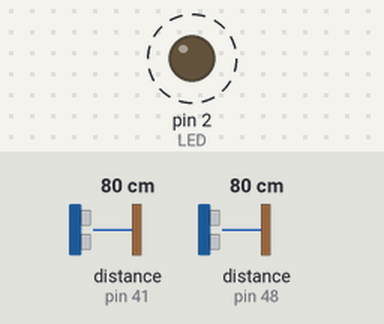
This sketch was run on a simulated Arduino Uno, built with avr-gcc and run on an emulated ATmega328P. Shown: output pins drawn as LEDs (lit = HIGH). Dashed ring = blinking. The inputs (shaded band) are chosen by the test bench; at power-on: distance to the obstacle (sensors on pin 41, pin 48) 80 cm. What the sketch prints to the serial monitor is not drawn.

Above: at 1.2 s.
1.3 s: distance to the obstacle (sensor on pin 41) set to 2 cm
4.3 s: distance to the obstacle (sensor on pin 48) set to 2 cm
7.3 s: distance to the obstacle (sensor on pin 41) set to 18 cm
Timing chart, 0 to 16.3 s (numbered marks = the images above; inputs shaded):
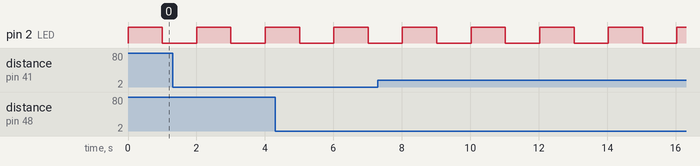

Measured:
- by itself, pin 2 (LED): alternates HIGH for 1.0 s and LOW for 1.0 s

The sketch:

ESP_software.ino
```cpp
/* This example shows how to use continuous mode to take
range measurements with the VL53L0X. It is based on
vl53l0x_ContinuousRanging_Example.c from the VL53L0X API.

The range readings are in units of mm. */

#include <Wire.h>
#include <VL53L0X.h>

#define LED 2

VL53L0X sensor1;
VL53L0X sensor2;
unsigned long t_last_blink = 0;
unsigned long blink_interval = 1000;
unsigned long t_last_scan = 0;
unsigned long scan_interval = 10;

void setup()
{
  pinMode(LED, OUTPUT);
  digitalWrite(LED, HIGH);

  Serial.begin(9600);
  Wire.begin();

  sensor1.setTimeout(500);
  sensor2.setTimeout(500);

  sensor1.setAddress(0x29); // Set the I2C address of sensor 1
  sensor2.setAddress(0x30); // Set the I2C address of sensor 2

  while (!sensor1.init() || !sensor2.init())
  {
    Serial.println("Failed to detect and initialize sensor!");
  }

  // Start continuous back-to-back mode (take readings as
  // fast as possible).  To use continuous timed mode
  // instead, provide a desired inter-measurement period in
  // ms (e.g. sensor.startContinuous(100)).
  sensor1.startContinuous();
  sensor2.startContinuous();
}

void loop()
{
  /*if(millis() - t_last_scan >= scan_interval) {*/
    Serial.print("Distance at sensor 1: ");
    Serial.print(String(sensor1.readRangeContinuousMillimeters()));
    Serial.print(", sensor 2: ");
    Serial.print(String(sensor2.readRangeContinuousMillimeters()));
    if (sensor1.timeoutOccurred()) { Serial.print(" TIMEOUT"); }
    if (sensor2.timeoutOccurred()) { Serial.print(" TIMEOUT"); }
    Serial.println("");

    /*t_last_scan = millis();
  }*/
  if(millis() - t_last_blink >= blink_interval) {
    digitalWrite(LED, !digitalRead(LED)); //Toggle LED

    t_last_blink = millis();
  }

}
```
